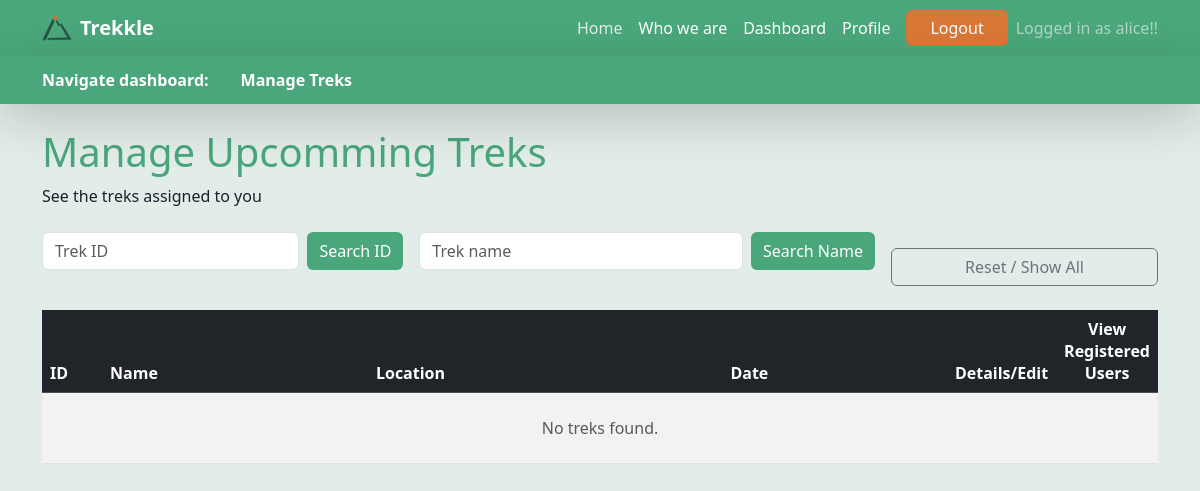
/staff/dashboard (signed in), run on an earlier commit of the app's database.
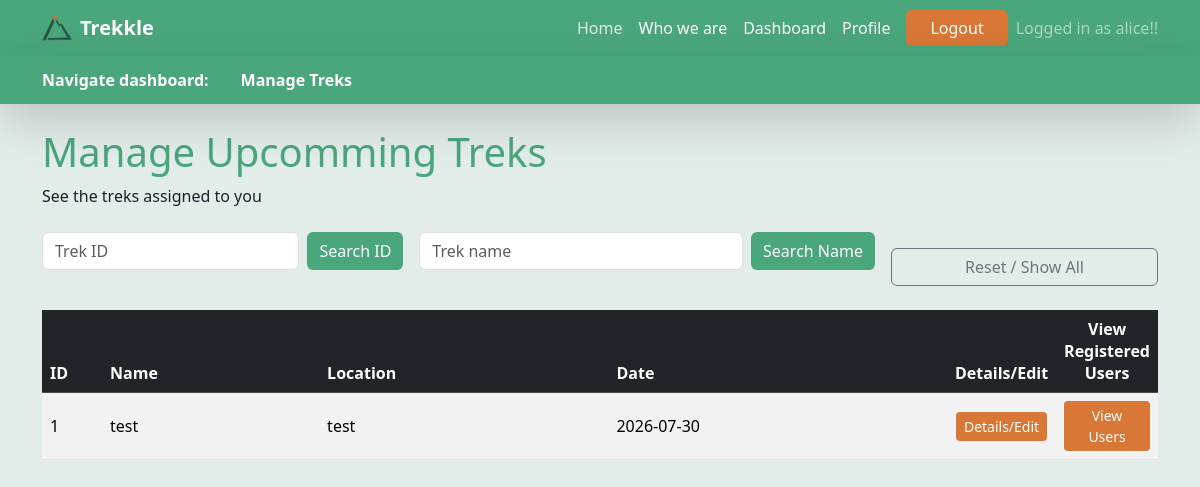
And on a later commit of the database.
### models.py (models this page shows)
class Treks(db.Model):
    id = db.Column(db.Integer, primary_key=True)
    name = db.Column(db.String(150), nullable=False)
    location = db.Column(db.String(150), nullable=False)
    description = db.Column(db.Text)
    difficulty = db.Column(db.String(20), nullable=False)
    duration_days = db.Column(db.Integer, nullable=False)
    total_slots = db.Column(db.Integer, nullable=False)
    available_slots = db.Column(db.Integer, nullable=False)
    start_date = db.Column(db.Date, nullable=False)
    end_date = db.Column(db.Date, nullable=False)
    status = db.Column(db.String(20), nullable=False, default="Open")
    trek_updates = db.Column(db.String(250), default="As Scheduled")
    created_at = db.Column(db.DateTime, default=lambda: datetime.now(timezone.utc))

### staff.py (the view)
@staff_bp.route('/staff/dashboard')
@login_required
@staff_required
def staff_dashboard():
    search_id   = request.args.get('search_id', '').strip()
    search_name = request.args.get('search_name', '').strip()
    squery = StaffAssignment.query.filter(StaffAssignment.staff_assigned == current_user.id)
    assigned_trek_ids = db.session.query(StaffAssignment.trek_id).filter(
        StaffAssignment.staff_assigned == current_user.id
    ).subquery()
    query = Treks.query.filter(
        Treks.id.in_(assigned_trek_ids),
        Treks.start_date >= date.today()
    )
    if search_id:
        query = query.filter(Treks.id == int(search_id))
    elif search_name:
        query = query.filter(Treks.name.ilike(f'%{search_name}%'))
    treks = query.order_by(Treks.id).all()
    def fetch_bookings(trek_id):
        return db.session.query(Booking, User, Treks).join(
            User, Booking.user_id == User.id
        ).join(
            Treks, Booking.trek_id == Treks.id
        ).filter(
            Booking.trek_id == trek_id
        ).order_by(Booking.id).all()
    return render_template(
        'staff.html',
        user=current_user,
        treks=treks,
        search_id=search_id,
        search_name=search_name,
        fetch_bookings=fetch_bookings,
    )

### app.py (called while the page is built)
@login_manager.user_loader
def load_user(user_id):
    return(User.query.get(int(user_id)))

### staff.py (called while the page is built)
def staff_required(f):
    @wraps(f)
    def wrapped(*args, **kwargs):
        if current_user.role != 'Staff' or current_user.status != 'active':
            from flask import abort
            abort(403)
        return f(*args, **kwargs)
    return wrapped

### templates/staff.html (shortened to what this page needs)
{%extends "base.html"%}
{%block subnav%}
<div class="navbar navbar-expand-lg navbar-dark navbar-trekkle shadow-lg sticky-top">
    <div class="container">
        <div class="d-flex align-items-center gap-3">
            <span class="text-white fw-bold ">Navigate dashboard:</span>
            <a href="#treks-section" class="nav-link text-white fw-semibold px-3 py-1">
                Manage Treks
            </a>
        </div>
    </div>
</div>
{%endblock%}
{% block content %}
<div class="container py-4">
    <h1 class="mb-2 text-trekkle-primary" id="treks-section">Manage Upcomming Treks</h1>
    <p class="text mb-4">See the treks assigned to you</p>
    <div class="row g-3 mb-4 align-items-end">
        <div class="col-12 col-md-4">
            <form method="GET" action="{{ url_for('staff_bp.staff_dashboard') }}" class="d-flex gap-2"
                id="form_search_id">
                <input type="number" name="search_id" class="form-control" placeholder="Trek ID" value="{{ search_id }}"
                    min="1">
                <button type="submit" class="btn btn-trekkle-primary text-nowrap">Search ID</button>
            </form>
        </div>
        <div class="col-12 col-md-5">
            <form method="GET" action="{{ url_for('staff_bp.staff_dashboard') }}" class="d-flex gap-2"
                id="form_search_name">
                <input type="text" name="search_name" class="form-control" placeholder="Trek name"
                    value="{{ search_name }}">
                <button type="submit" class="btn btn-trekkle-primary text-nowrap">Search Name</button>
            </form>
        </div>
        <div class="col-12 col-md-3 text-md-end">
            <a href="{{ url_for('staff_bp.staff_dashboard') }}" class="btn btn-outline-secondary w-100"
                id="btn_reset_search">
                Reset / Show All
            </a>
        </div>
    </div>
    <div style="max-height: 420px; overflow-y: auto;">
        <table class="table table-hover table-striped align-middle mb-0" id="treks_table">
        <thead class="table-dark">
                <tr>
                    <th style="width:60px">ID</th>
                    <th>Name</th>
                    <th>Location</th>
                    <th>Date</th>
                    <th style="width:80px" class="text-center">Details/Edit</th>
                    <th style="width:80px" class="text-center">View Registered Users</th>
                </tr>
        </thead>
        <tbody>
                {% if treks %}
                {% for trek in treks %}
                <tr>
                    <td>{{ trek.id }}</td>
                    <td>{{ trek.name }}</td>
                    <td>{{ trek.location}}</td>
                    <td>{{ trek.start_date}}</td>
                    <td class="text-center">
                        <button class="btn btn-sm btn-trekkle-cta" data-bs-toggle="modal"
                            data-bs-target="#editModal{{ trek.id }}" title="Edit trek">
                            Details/Edit
                        </button>
                    </td>
                    <td class="text-center">
                        <button class="btn btn-sm btn-trekkle-cta" data-bs-toggle="modal"
                            data-bs-target="#viewUsersModal{{ trek.id }}" title="View Registered Users">
                            View Users
                        </button>
                    </td>
                </tr>
                {% endfor %}
                {% else %}
                <tr>
                    <td colspan="6" class="text-center text-muted py-4">No treks found.</td>
                </tr>
                {% endif %}
        </tbody>
        </table>
    </div>
</div>
{%endblock%}

What changed in the data, as far as the page shows it:
added Treks: id "1", name "test", location "test", start_date "2026-07-30"
Also different on the page:
text no longer shown: "No treks found."
